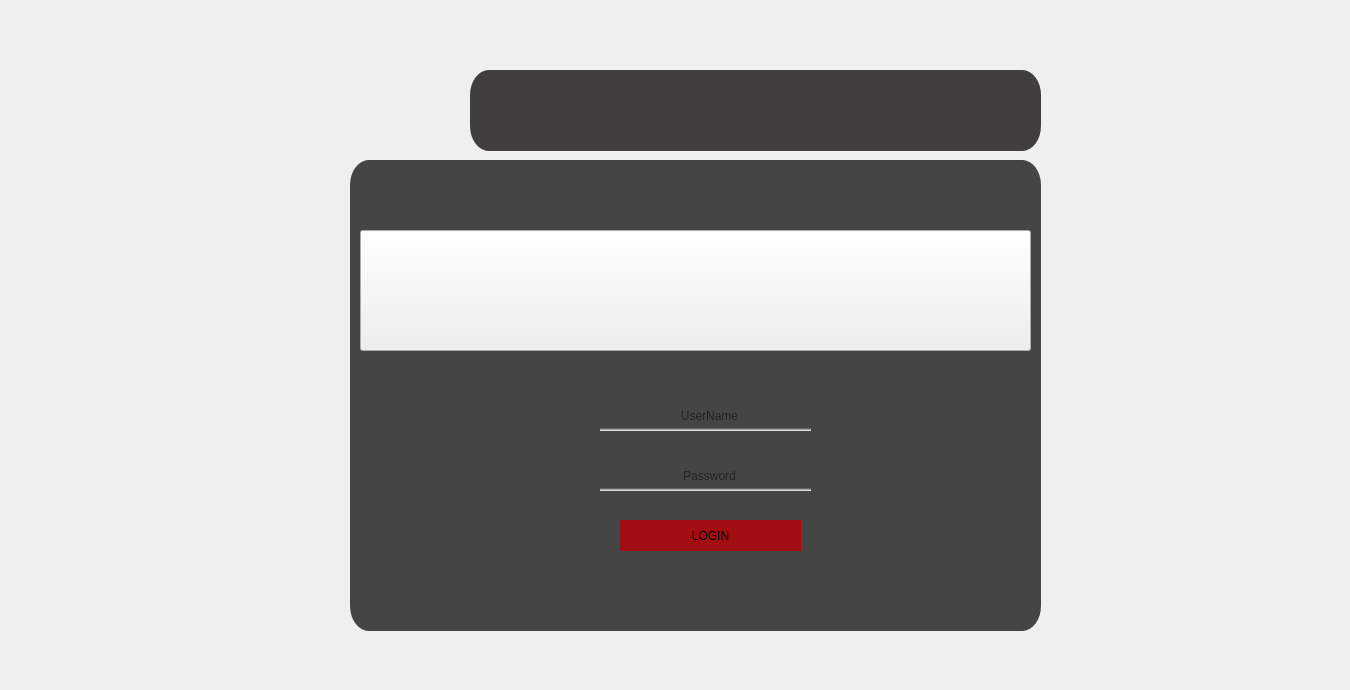
    <widget class="QWidget" name="tab">
     <attribute name="title">
      <string>Tab 1</string>
     </attribute>
     <widget class="QFrame" name="frame_menu">
      <property name="enabled">
       <bool>true</bool>
      </property>
      <property name="geometry">
       <rect>
        <x>350</x>
        <y>160</y>
        <width>691</width>
        <height>471</height>
       </rect>
      </property>
      <property name="whatsThis">
       <string>&lt;html&gt;&lt;head/&gt;&lt;body&gt;&lt;p&gt;&lt;img src=&quot;:/pt/pos.png&quot;/&gt;&lt;/p&gt;&lt;/body&gt;&lt;/html&gt;</string>
      </property>
      <property name="styleSheet">
       <string notr="true">
QFrame{
	border-radius: 19px solid;
	background-color: qlineargradient(spread:pad, x1:1, y1:1, x2:1, y2:1, stop:1 rgba(0, 0, 0, 181));
}
QFrame:hover{
	border-left:3px solid rgb(255, 242, 0);
	border-bottom:3px solid rgb(255, 242, 0);
    border-top:3px solid rgb(255, 190, 0);
	border-right:3px solid rgb(255, 190, 0);
	

}</string>
      </property>
      <property name="frameShape">
       <enum>QFrame::StyledPanel</enum>
      </property>
      <property name="frameShadow">
       <enum>QFrame::Raised</enum>
      </property>
      <widget class="QToolButton" name="toolButton">
       <property name="geometry">
        <rect>
         <x>10</x>
         <y>70</y>
         <width>671</width>
         <height>121</height>
        </rect>
       </property>
       <property name="acceptDrops">
        <bool>false</bool>
       </property>
       <property name="styleSheet">
        <string notr="true">image: url(:/pt/icons.png);
border-radius: 19px solid;

QToolButton{
	border-radius: 14px solid;
    background-color: qlineargradient(spread:pad, x1:1, y1:1, x2:1, y2:1, stop:1 rgba(0, 0, 0, 0));

}
QToolButton:hover{
	border-left:9px solid rgb(255, 242, 0);

	

}
</string>
       </property>
       <property name="text">
        <string/>
       </property>
      </widget>
      <widget class="QPushButton" name="pushButton">
       <property name="enabled">
        <bool>true</bool>
       </property>
       <property name="geometry">
        <rect>
         <x>50</x>
         <y>70</y>
         <width>131</width>
         <height>131</height>
        </rect>
       </property>
       <property name="sizeIncrement">
        <size>
         <width>9</width>
         <height>9</height>
        </size>
       </property>
       <property name="baseSize">
        <size>
         <width>7</width>
         <height>9</height>
        </size>
       </property>
       <property name="font">
        <font>
         <stylestrategy>PreferDefault</stylestrategy>
         <kerning>true</kerning>
        </font>
       </property>
       <property name="cursor">
        <cursorShape>PointingHandCursor</cursorShape>
       </property>
       <property name="focusPolicy">
        <enum>Qt::ClickFocus</enum>
       </property>
       <property name="contextMenuPolicy">
        <enum>Qt::DefaultContextMenu</enum>
       </property>
       <property name="acceptDrops">
        <bool>false</bool>
       </property>
       <property name="layoutDirection">
        <enum>Qt::LeftToRight</enum>
       </property>
       <property name="styleSheet">
        <string notr="true">
QPushButton{
	border-radius: 14px solid;
    background-color: qlineargradient(spread:pad, x1:1, y1:1, x2:1, y2:1, stop:1 rgba(0, 0, 0, 0));

}
QPushButton:hover{
	border-left:3px solid rgb(237, 28, 47);

	

}
QPushButton:pressed{
	border-left:3px solid rgb(255, 205, 0);

	

}</string>
       </property>
       <property name="inputMethodHints">
        <set>Qt::ImhNone</set>
       </property>
       <property name="text">
        <string/>
       </property>
       <property name="autoRepeatDelay">
        <number>300</number>
       </property>
      </widget>
      <widget class="QPushButton" name="pushButton_2">
       <property name="enabled">
        <bool>true</bool>
       </property>
       <property name="geometry">
        <rect>
         <x>210</x>
         <y>60</y>
         <width>121</width>
         <height>131</height>
        </rect>
       </property>
       <property name="cursor">
        <cursorShape>PointingHandCursor</cursorShape>
       </property>
       <property name="styleSheet">
        <string notr="true">
QPushButton{
	border-radius: 14px solid;
    background-color: qlineargradient(spread:pad, x1:1, y1:1, x2:1, y2:1, stop:1 rgba(0, 0, 0, 0));

}
QPushButton:hover{
	border-top:3px solid rgb(237, 28, 47);

	

}
QPushButton:pressed{
	border-top:3px solid rgb(255, 205, 0);

	

}</string>
       </property>
       <property name="text">
        <string/>
       </property>
      </widget>
      <widget class="QPushButton" name="pushButton_3">
       <property name="geometry">
        <rect>
         <x>360</x>
         <y>80</y>
         <width>131</width>
         <height>121</height>
        </rect>
       </property>
       <property name="cursor">
        <cursorShape>PointingHandCursor</cursorShape>
       </property>
       <property name="styleSheet">
        <string notr="true">
QPushButton{
	border-radius: 14px solid;
    background-color: qlineargradient(spread:pad, x1:1, y1:1, x2:1, y2:1, stop:1 rgba(0, 0, 0, 0));

}
QPushButton:hover{
	border-bottom:3px solid rgb(237, 28, 47);

	

}
QPushButton:pressed{
	border-bottom:3px solid rgb(255, 205, 0);

	

}</string>
       </property>
       <property name="text">
        <string/>
       </property>
      </widget>
      <widget class="QPushButton" name="pushButton_4">
       <property name="geometry">
        <rect>
         <x>510</x>
         <y>70</y>
         <width>131</width>
         <height>131</height>
        </rect>
       </property>
       <property name="cursor">
        <cursorShape>PointingHandCursor</cursorShape>
       </property>
       <property name="styleSheet">
        <string notr="true">
QPushButton{
	border-radius: 14px solid;
    background-color: qlineargradient(spread:pad, x1:1, y1:1, x2:1, y2:1, stop:1 rgba(0, 0, 0, 0));

}
QPushButton:hover{
	border-right:3px solid rgb(237, 28, 47);

	

}
QPushButton:pressed{
	border-right:3px solid rgb(255, 205, 0);

	

}</string>
       </property>
       <property name="text">
        <string/>
       </property>
      </widget>
     </widget>
     <widget class="QFrame" name="frame_2">
      <property name="geometry">
       <rect>
        <x>470</x>
        <y>70</y>
        <width>571</width>
        <height>81</height>
       </rect>
      </property>
      <property name="styleSheet">
       <string notr="true">
QFrame{
	border-radius: 19px solid;
	
	background-color: qlineargradient(spread:pad, x1:1, y1:1, x2:1, y2:1, stop:1 rgba(35, 31, 32, 218));
}
QFrame:hover{
	
	border:3px solid rgb(255, 190, 0);
	
	

}</string>
      </property>
      <property name="frameShape">
       <enum>QFrame::StyledPanel</enum>
      </property>
      <property name="frameShadow">
       <enum>QFrame::Raised</enum>
      </property>
     </widget>
     <widget class="QToolButton" name="toolButton_2">
      <property name="geometry">
       <rect>
        <x>510</x>
        <y>10</y>
        <width>231</width>
        <height>171</height>
       </rect>
      </property>
      <property name="styleSheet">
       <string notr="true">image: url(:/pt/mac.png);
border-radius: 19px solid;
</string>
      </property>
      <property name="text">
       <string/>
      </property>
     </widget>
     <widget class="QLineEdit" name="lineEdit_username">
      <property name="geometry">
       <rect>
        <x>600</x>
        <y>400</y>
        <width>211</width>
        <height>31</height>
       </rect>
      </property>
      <property name="styleSheet">
       <string notr="true">QLineEdit{
	border-radius: 19px solid;
	border-left:8px solid;
	
	
	border-color: qlineargradient(spread:pad, x1:1, y1:1, x2:1, y2:1, stop:1 rgba(0, 0, 0, 0));

	background-color: qlineargradient(spread:pad, x1:0.720379, y1:0.903409, x2:0.720379, y2:1, stop:0 rgba(0, 0, 0, 0), stop:1 rgba(255, 255, 255, 255));
}

QLineEdit:hover{
	border-bottom:3px solid rgb(255, 165, 0);
	color:rgb(255, 165, 0);

	

}
</string>
      </property>
      <property name="alignment">
       <set>Qt::AlignCenter</set>
      </property>
      <property name="placeholderText">
       <string>UserName</string>
      </property>
     </widget>
     <widget class="QPushButton" name="pushButton_6">
      <property name="enabled">
       <bool>false</bool>
      </property>
      <property name="geometry">
       <rect>
        <x>550</x>
        <y>400</y>
        <width>51</width>
        <height>41</height>
       </rect>
      </property>
      <property name="styleSheet">
       <string notr="true">    background-color: qlineargradient(spread:pad, x1:1, y1:1, x2:1, y2:1, stop:1 rgba(0, 0, 0, 0));
image: url(:/pt/ussr.png);
	border:0px solid ;


</string>
      </property>
      <property name="text">
       <string/>
      </property>
     </widget>
     <widget class="QLineEdit" name="lineEdit_password">
      <property name="geometry">
       <rect>
        <x>600</x>
        <y>460</y>
        <width>211</width>
        <height>31</height>
       </rect>
      </property>
      <property name="styleSheet">
       <string notr="true">QLineEdit{
	border-radius: 19px solid;
	border-left:8px solid;
	
	border-color: qlineargradient(spread:pad, x1:1, y1:1, x2:1, y2:1, stop:1 rgba(0, 0, 0, 0));

	background-color: qlineargradient(spread:pad, x1:0.720379, y1:0.903409, x2:0.720379, y2:1, stop:0 rgba(0, 0, 0, 0), stop:1 rgba(255, 255, 255, 255));
}

QLineEdit:hover{
	border-bottom:3px solid rgb(255, 165, 0);
	color: rgb(255, 165, 0);

	

}
</string>
      </property>
      <property name="echoMode">
       <enum>QLineEdit::Password</enum>
      </property>
      <property name="alignment">
       <set>Qt::AlignCenter</set>
      </property>
      <property name="placeholderText">
       <string>Password</string>
      </property>
     </widget>
     <widget class="QLabel" name="label_2">
      <property name="geometry">
       <rect>
        <x>360</x>
        <y>40</y>
        <width>151</width>
        <height>141</height>
       </rect>
      </property>
      <property name="text">
       <string/>
      </property>
      <property name="pixmap">
       <pixmap resource="pt.qrc">:/pt/pos.png</pixmap>
      </property>
      <property name="scaledContents">
       <bool>true</bool>
      </property>
     </widget>
     <widget class="QLabel" name="label_3">
      <property name="geometry">
       <rect>
        <x>550</x>
        <y>450</y>
        <width>51</width>
        <height>51</height>
       </rect>
      </property>
      <property name="text">
       <string/>
      </property>
      <property name="pixmap">
       <pixmap resource="pt.qrc">:/pt/pwd.png</pixmap>
      </property>
      <property name="scaledContents">
       <bool>true</bool>
      </property>
     </widget>
     <widget class="QPushButton" name="btn_login">
      <property name="geometry">
       <rect>
        <x>620</x>
        <y>520</y>
        <width>181</width>
        <height>31</height>
       </rect>
      </property>
      <property name="styleSheet">
       <string notr="true">QPushButton{
	border-radius: 19px solid;
	border-bottom:0px solid rgb(171, 16, 20);
    border-top:0px solid rgb(171, 16, 20);
	
	background-color: rgb(163, 14, 18);


  

}

QPushButton:hover{
	border: 7px solid qlineargradient(spread:pad, x1:1, y1:1, x2:1, y2:1, stop:1 rgba(0, 0, 0, 0));
   border-radius: 2px solid;
	border-right:2px;
	border-bottom:1px solid  rgb(237, 28, 45);
    border-top:1px solid rgb(237, 28, 46) ;
   background-color:rgb(237, 28, 47);

	


}
QPushButton:pressed{
	color:rgb(255, 205, 0);

   background-color:rgb(189, 22, 37);
}</string>
      </property>
      <property name="text">
       <string>LOGIN</string>
      </property>
     </widget>
     <widget class="QLabel" name="label">
      <property name="geometry">
       <rect>
        <x>-20</x>
        <y>-10</y>
        <width>1341</width>
        <height>681</height>
       </rect>
      </property>
      <property name="text">
       <string/>
      </property>
      <property name="pixmap">
       <pixmap resource="pt.qrc">:/pt/bg2.jpg</pixmap>
      </property>
      <property name="scaledContents">
       <bool>true</bool>
      </property>
     </widget>
     <zorder>label</zorder>
     <zorder>frame_menu</zorder>
     <zorder>frame_2</zorder>
     <zorder>label_2</zorder>
     <zorder>toolButton_2</zorder>
     <zorder>lineEdit_username</zorder>
     <zorder>pushButton_6</zorder>
     <zorder>lineEdit_password</zorder>
     <zorder>label_3</zorder>
     <zorder>btn_login</zorder>
    </widget>
